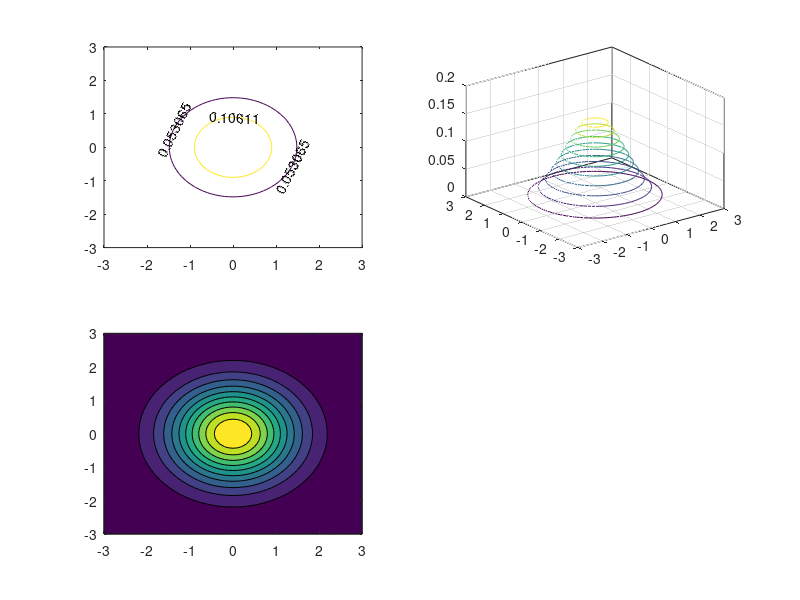

MATLAB code for this plot:
%contour map

%axis
x1=-3:.1:3;
x2=-3:.1:3;
[x,y]=meshgrid(x1, x2);

%function
%z=x.^2-y.^2;
addpath('../../octave_fix/')
mu=[0 0];
Sigma=[1 0;0 1];
z=mvnpdf([x(:) y(:)],mu,Sigma);
z=reshape(z,length(x2),length(x1));

%plotting
subplot(2,2,1)
[C,h]=contour(x,y,z,2); %10 lines by default
clabel(C,h)

subplot(2,2,2)
contour3(x,y,z);

subplot(2,2,3)
contourf(x,y,z);
